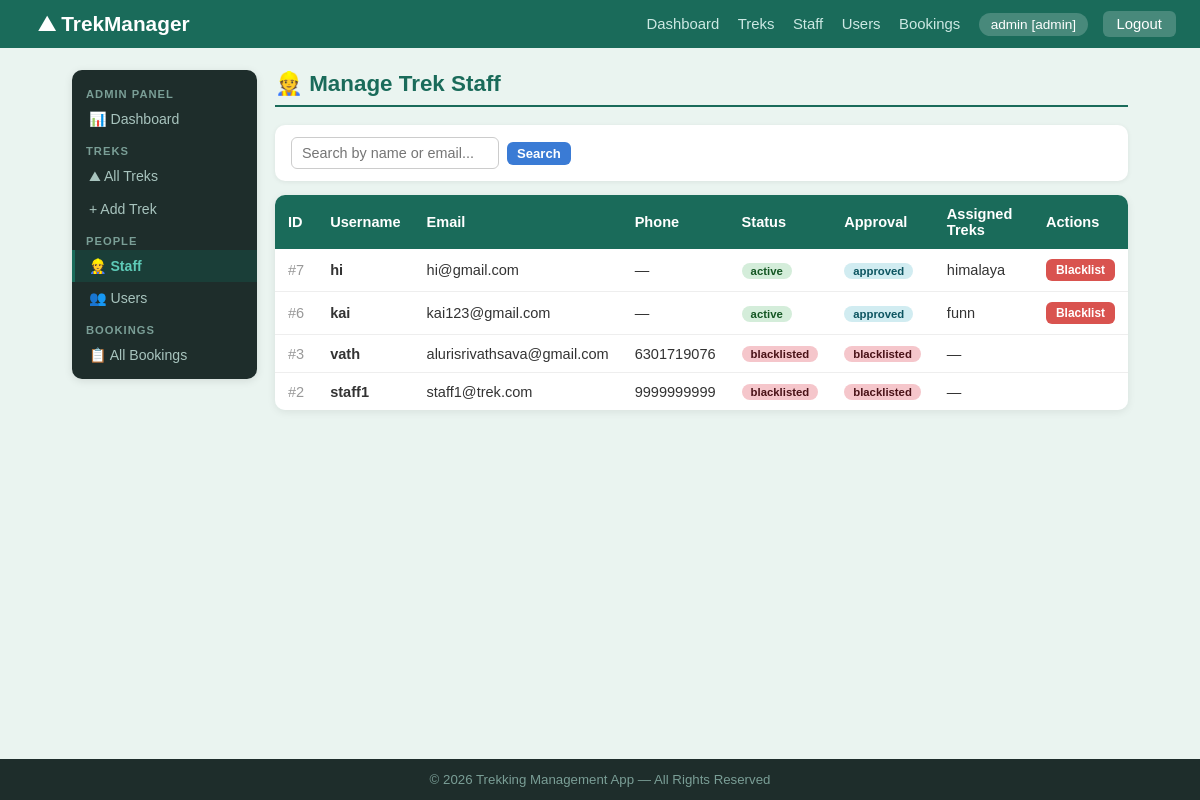
The app's page /admin/staff (signed in), older data.
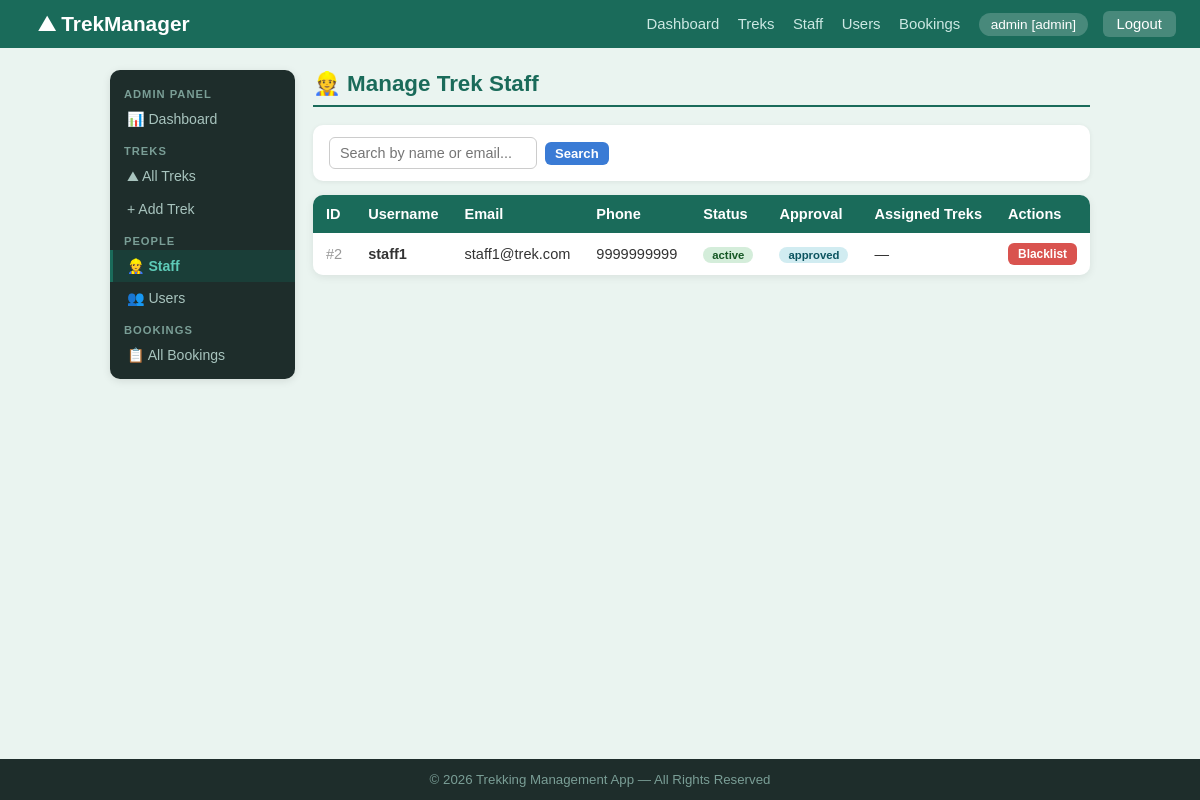
The same page, newer data.
### models.py (models this page shows, shortened)
class User(db.Model):
    __tablename__ = 'users'
    id               = db.Column(db.Integer, primary_key=True)
    username         = db.Column(db.String(80), unique=True, nullable=False)
    email            = db.Column(db.String(120), unique=True, nullable=False)
    password         = db.Column(db.String(200), nullable=False)
    role             = db.Column(db.String(20), nullable=False, default='user')   # admin / staff / user
    status           = db.Column(db.String(20), nullable=False, default='active') # active / blacklisted
    approval_status  = db.Column(db.String(20), nullable=True, default='pending') # pending / approved / blacklisted
    phone            = db.Column(db.String(20), nullable=True)
    created_at       = db.Column(db.DateTime, default=datetime.utcnow)
    bookings = db.relationship('Booking', backref='user', lazy=True)

class Trek(db.Model):
    __tablename__ = 'treks'
    id              = db.Column(db.Integer, primary_key=True)
    name            = db.Column(db.String(150), nullable=False)
    location        = db.Column(db.String(150), nullable=False)
    difficulty      = db.Column(db.String(20), nullable=False)          # Easy / Moderate / Hard
    duration        = db.Column(db.Integer, nullable=False)             # days
    available_slots = db.Column(db.Integer, nullable=False, default=10)
    total_slots     = db.Column(db.Integer, nullable=False, default=10)
    status          = db.Column(db.String(20), nullable=False, default='Approved')  # Approved / Open / Closed / Completed
    start_date      = db.Column(db.Date, nullable=True)
    end_date        = db.Column(db.Date, nullable=True)
    description     = db.Column(db.Text, nullable=True)
    created_at      = db.Column(db.DateTime, default=datetime.utcnow)
    assigned_staff_id = db.Column(db.Integer, db.ForeignKey('users.id'), nullable=True)
    assigned_staff    = db.relationship('User', backref='assigned_treks', foreign_keys=[assigned_staff_id])
    bookings = db.relationship('Booking', backref='trek', lazy=True)

### app.py (the view)
@app.route('/admin/staff')
def admin_staff():
    user = get_current_user()
    if not user or user.role != 'admin':
        flash('Access denied.', 'danger')
        return redirect(url_for('login'))
    q = request.args.get('q', '').strip()
    if q:
        staff_list = User.query.filter_by(role='staff').filter(
            User.username.ilike(f'%{q}%') | User.email.ilike(f'%{q}%')).all()
    else:
        staff_list = User.query.filter_by(role='staff').order_by(User.id.desc()).all()
    return render_template('admin/staff.html', staff_list=staff_list, q=q)

### app.py (called while the page is built)
def get_current_user():
    if 'user_id' in session:
        return User.query.get(session['user_id'])
    return None

@app.context_processor
def inject_user():
    return dict(current_user=get_current_user)

### templates/admin/staff.html (shortened to what this page needs)
{% extends 'admin/base_admin.html' %}
{% block bodyclass %}bg-admin{% endblock %}
{% block admin_content %}
<h2 class="page-title">&#128119; Manage Trek Staff</h2>
<div class="search-bar">
    <form action="{{ url_for('admin_staff') }}" method="get" style="display:flex; gap:8px; align-items:center;">
        <input type="text" name="q" value="{{ q }}" placeholder="Search by name or email...">
        <button type="submit" class="btn btn-blue btn-sm">Search</button>
    </form>
</div>
{% if staff_list %}
<div class="table-wrap">
    <table>
        <thead><tr><th>ID</th><th>Username</th><th>Email</th><th>Phone</th><th>Status</th><th>Approval</th><th>Assigned Treks</th><th>Actions</th></tr></thead>
        <tbody>
        {% for staff in staff_list %}
        <tr>
            <td style="color:#999;">#{{ staff.id }}</td>
            <td><b>{{ staff.username }}</b></td>
            <td>{{ staff.email }}</td>
            <td>{{ staff.phone or '—' }}</td>
            <td><span class="badge badge-{{ staff.status }}">{{ staff.status }}</span></td>
            <td><span class="badge badge-{{ staff.approval_status }}">{{ staff.approval_status }}</span></td>
            <td>{% if staff.assigned_treks %}{% for t in staff.assigned_treks %}{{ t.name }}{% if not loop.last %}, {% endif %}{% endfor %}{% else %}—{% endif %}</td>
            <td>
                {% if staff.status == 'active' %}
                <form action="{{ url_for('admin_blacklist_staff', user_id=staff.id) }}" method="post" style="display:inline;" onsubmit="return confirm('Blacklist {{ staff.username }}?');">
                    <button type="submit" class="btn btn-red btn-sm">Blacklist</button>
                </form>
                {% endif %}
            </td>
        </tr>
        {% endfor %}
        </tbody>
    </table>
</div>
{% else %}
<div class="alert alert-info">No staff members found.</div>
{% endif %}
{% endblock %}

Row changes from the older to the newer data that the page shows:
removed User: id "7", username "hi", email "hi@gmail.com", phone "—", status "active", approval_status "approved"
removed Trek: name "himalaya", shown under "7"
removed User: id "6", username "kai", email "kai123@gmail.com", phone "—", status "active", approval_status "approved"
removed Trek: name "funn", shown under "6"
removed User: id "3", username "vath", email "alurisrivathsava@gmail.com", phone "6301719076", status "blacklisted", approval_status "blacklisted"
changed User "staff1": status "blacklisted" → "active"; approval_status "blacklisted" → "approved"; now shows "Blacklist"
